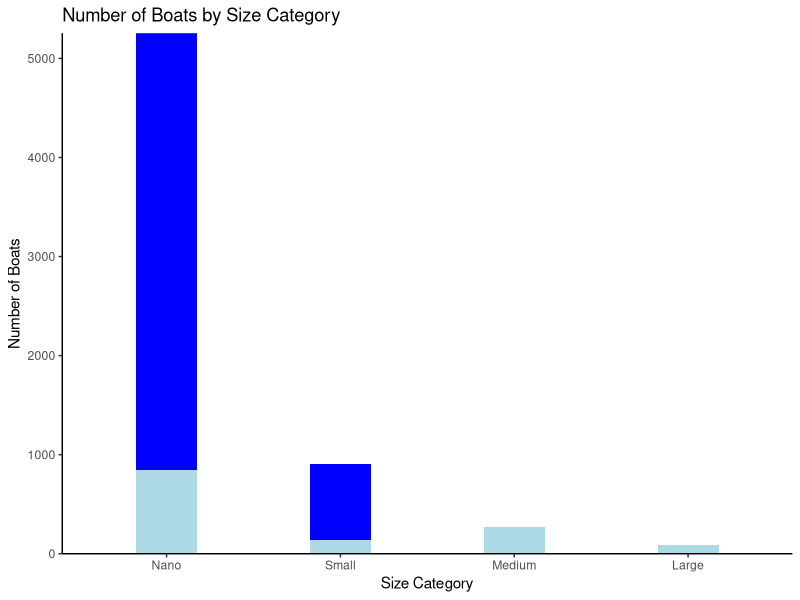
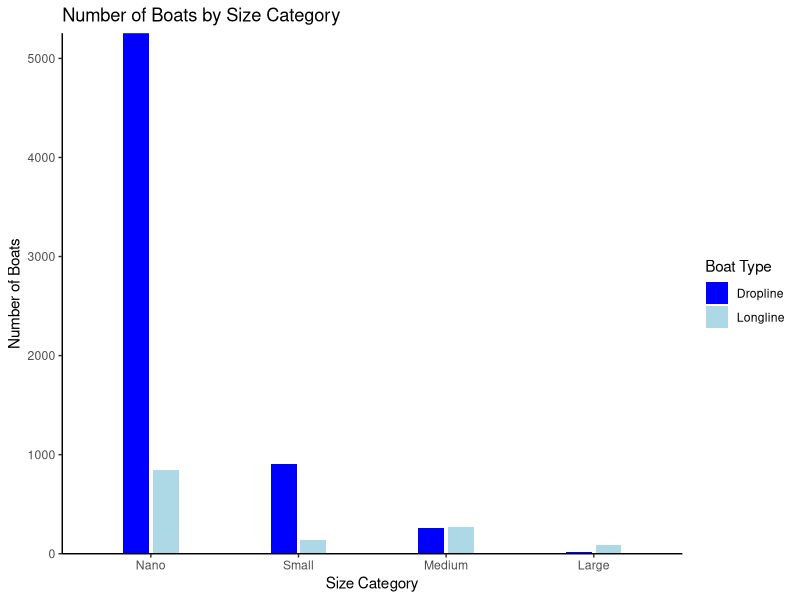
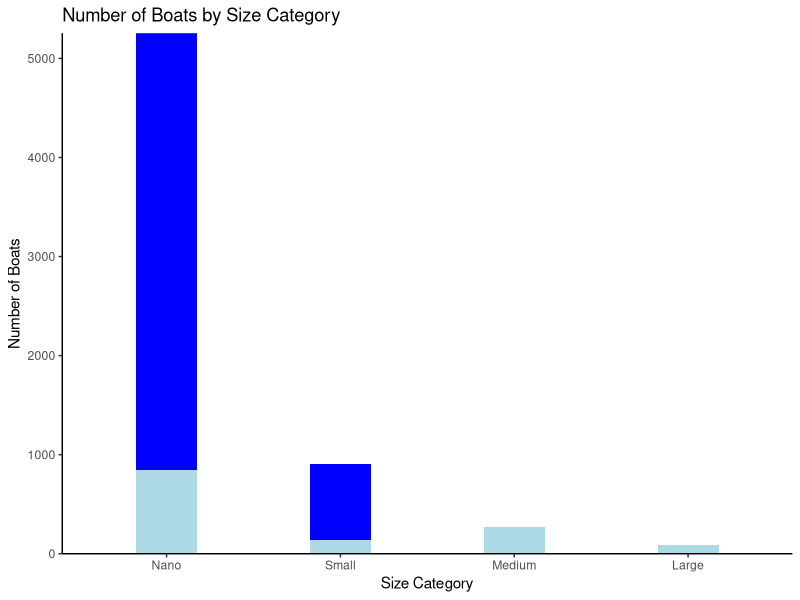
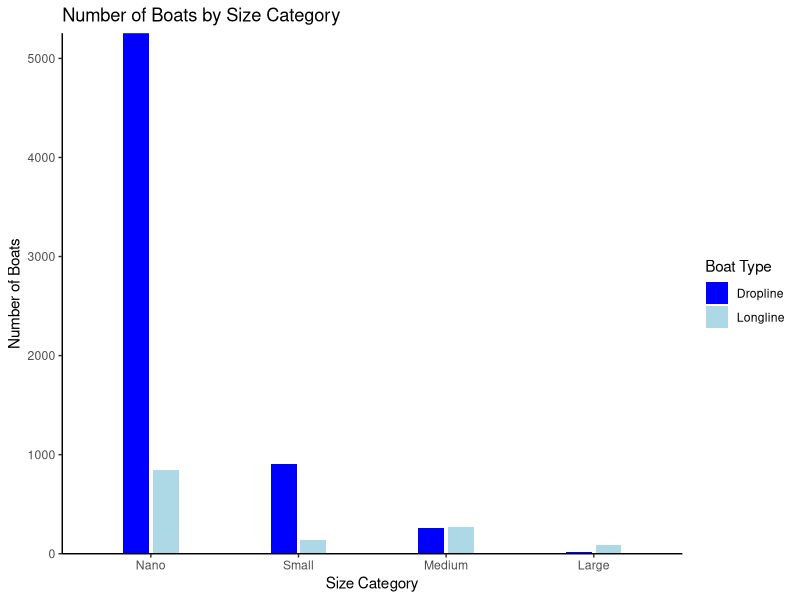

Recreate these plots in R, in order.
## ---- chunk 1
library(plyr)
library(dplyr)
library(tidyverse)
library(ggplot2)
## ---- chunk 2

# Load dataframe
boat_data <- read.csv("data/dropline.longline.csv")

# Define the order of size categories
boat_data$size_cat <- factor(boat_data$size.cat, levels = c('Nano', 'Small', 'Medium', 'Large'))

# make stacked bar plot
stacked <- ggplot(boat_data, aes(x = size_cat)) +
  geom_bar(aes(y = dropline), fill = 'blue', width = 0.35, stat = "identity") +
  geom_bar(aes(y = longline), fill = 'lightblue', width = 0.35, stat = "identity") +
  labs(x = 'Size Category', y = 'Number of Boats', title = 'Number of Boats by Size Category') +
  theme_classic() +
  scale_y_continuous(expand = c(0, 0));stacked   # Remove space between bars and x-axis

# Save the plot
ggsave("output/stacked_plot.png", plot = stacked, width = 8, height = 6, dpi = 300)

#make not stacked bar plot

# Reshape the data from wide to long format
library(reshape2)
boat_data_long <- melt(boat_data, id.vars = "size_cat", measure.vars = c("dropline", "longline"))
boat_data_long$variable <- factor(boat_data_long$variable, levels = c("dropline", "longline"))

# Plot the data
bar.plot <- ggplot(boat_data_long, aes(x = size_cat, y = value, fill = variable)) +
  geom_bar(stat = "identity", position = position_dodge(width = 0.4), width = 0.35) +
  labs(x = 'Size Category', y = 'Number of Boats', title = 'Number of Boats by Size Category',
       fill = "Boat Type") +
  scale_fill_manual(values = c("blue", "lightblue"), labels = c("Dropline", "Longline")) +
  theme_classic() +
  scale_y_continuous(expand = c(0, 0)); bar.plot

# Save the plot
ggsave("output/unstacked.plot.png", plot = bar.plot, width = 8, height = 6, dpi = 300)



